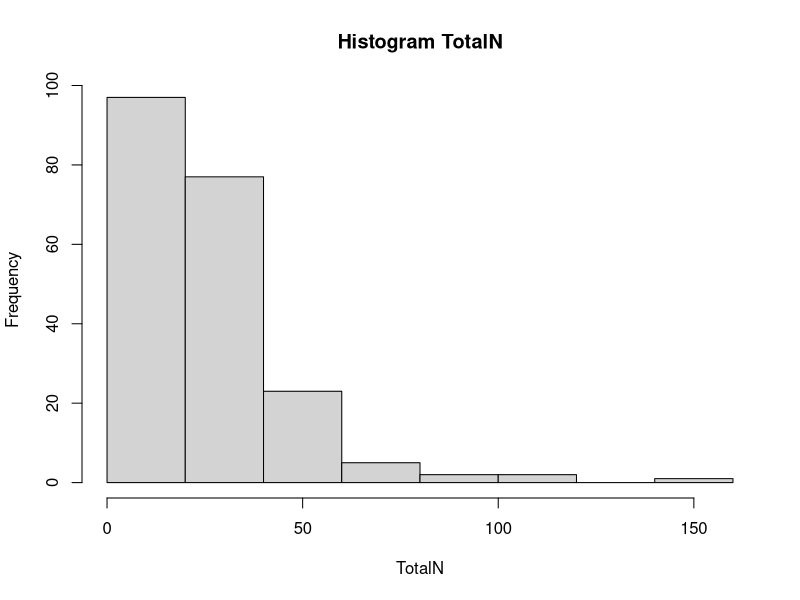
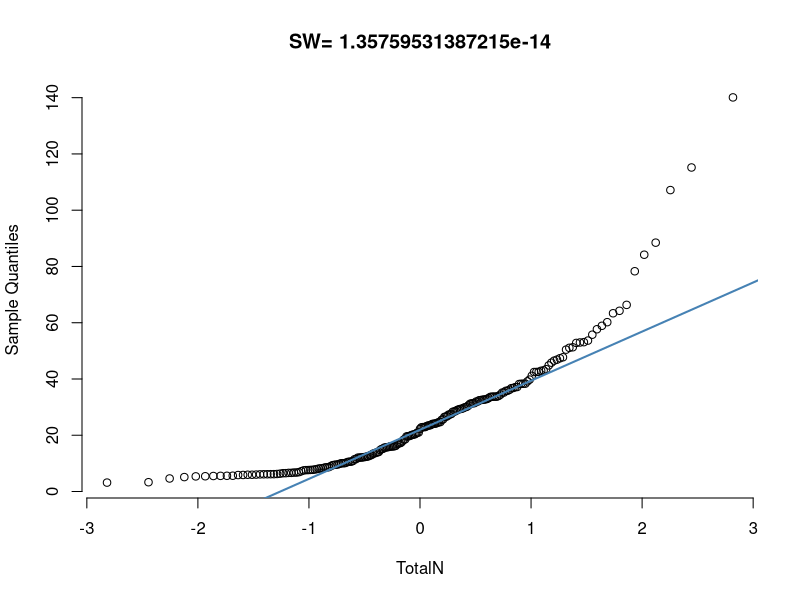
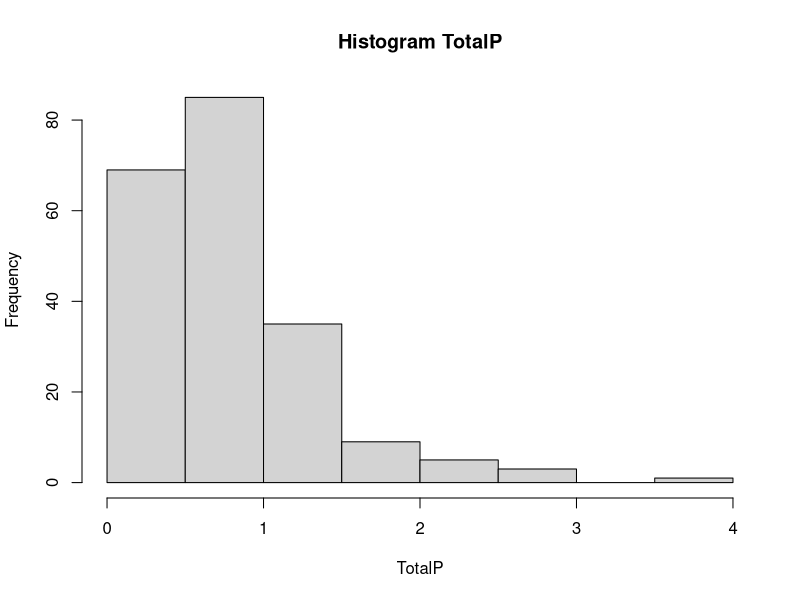
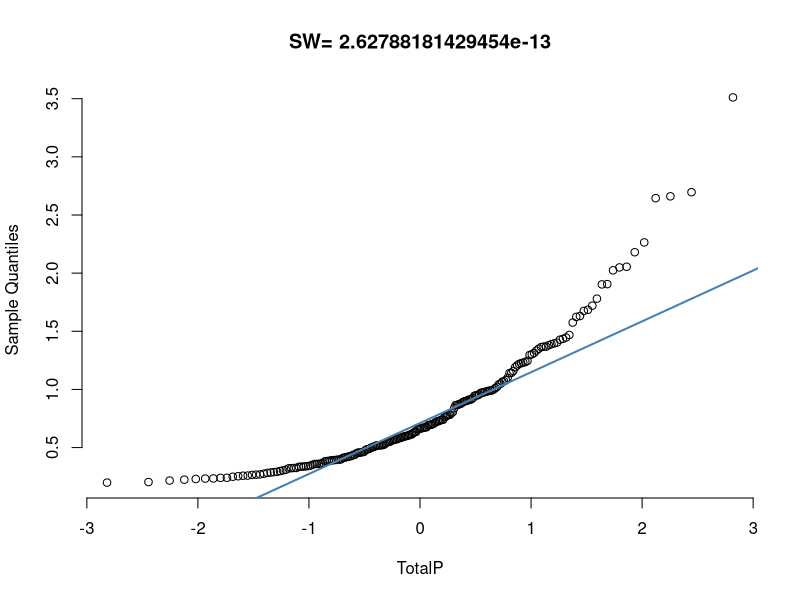
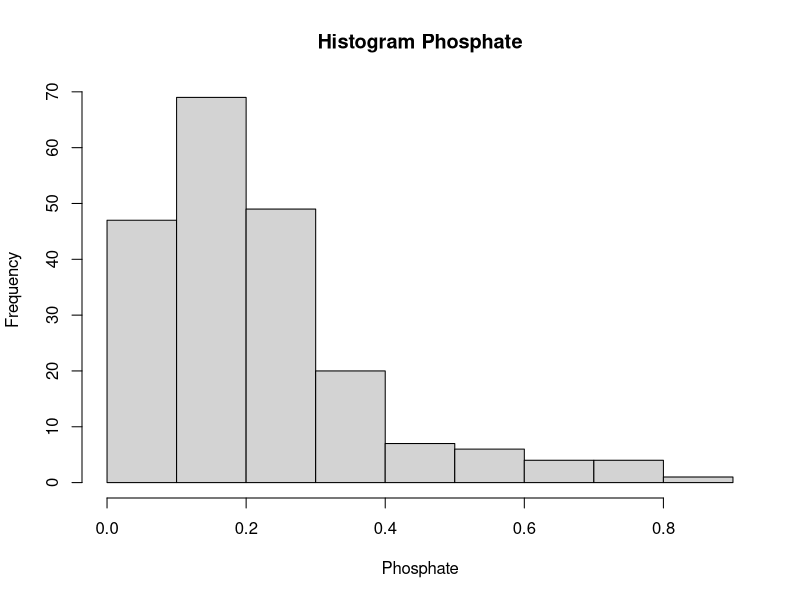
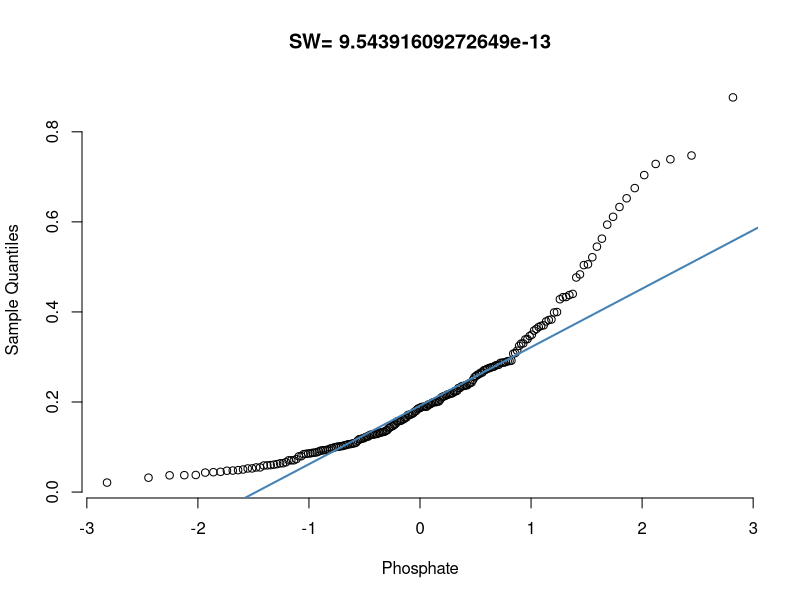
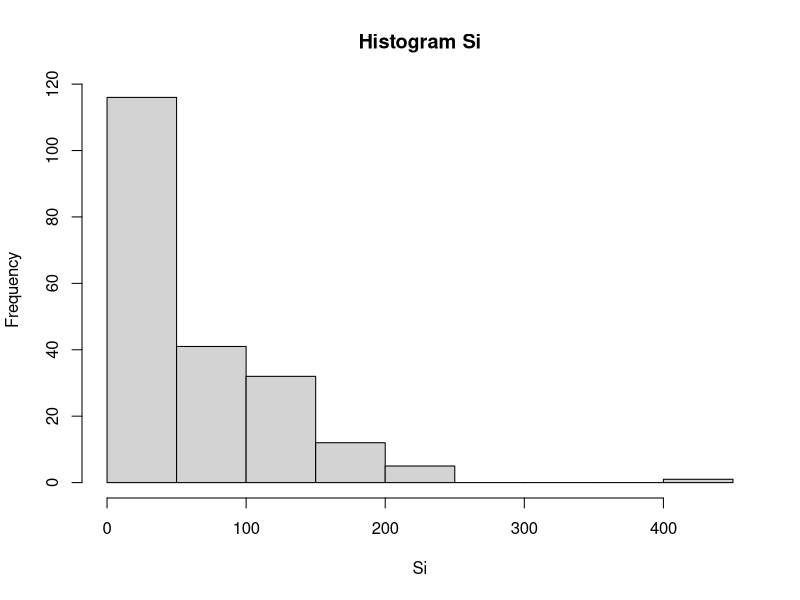
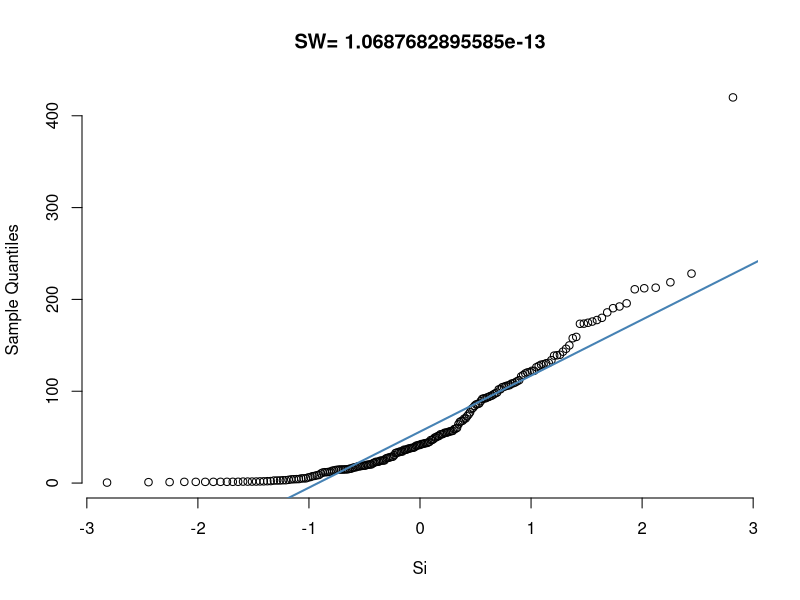

These figures' R source, in order: (Note: this script raises an error after producing the figures.)
## ---- chunk 1
knitr::opts_chunk$set(echo = TRUE)
## ---- chunk 2
rm(list=ls()) # clear environment
## ---- chunk 3
rm(list=ls()) # clear workspace
data = read.csv("AlaWai_DiscreteBottle.csv") # first drag/drop in repo on github website
data = subset(data, !is.na(data$vvhA)) # keep only rows with observations for vvhA
data$vvhA = as.numeric(data$vvhA) # change the class type to numeric
## ---- chunk 4
# Histograms of all numerical data
for (i in 16:ncol(data)){ # for each column, make two plots
  hist(data[,i], xlab=colnames(data)[i], main = paste("Histogram", colnames(data)[i])) 
  qqnorm(data[,i], xlab=colnames(data)[i], main = paste("SW=", shapiro.test(data[,i])$p.value), pch = 1, frame = FALSE) # qq-plot with SW p-value
  qqline(data[,i], col = "steelblue", lwd = 2) # perfectly normal line
}
## ---- chunk 5
# Histograms of all numerical data
for (i in 16:ncol(data)){ # for each column, make two plots
  hist(log10(data[,i]+1), xlab=colnames(data)[i], main = paste("Log10 +1 Histogram", colnames(data)[i])) 
  qqnorm(log10(data[,i]+1), xlab=colnames(data)[i], main = paste("SW=", shapiro.test(log10(data[,i]+1))$p.value), pch = 1, frame = FALSE) # qq-plot with SW p-value
  qqline(log10(data[,i]+1), col = "steelblue", lwd = 2) # perfectly normal line
}
## ---- chunk 6
# Histograms of all numerical data
for (i in 16:ncol(data)){ # for each column, make two plots
  hist(data[,i]^(1/3), xlab=colnames(data)[i], main = paste("Cubrt Histogram", colnames(data)[i])) 
  qqnorm(data[,i]^(1/3), xlab=colnames(data)[i], main = paste("SW=", shapiro.test(data[,i]^(1/3))$p.value), pch = 1, frame = FALSE) # qq-plot with SW p-value
  qqline(data[,i]^(1/3), col = "steelblue", lwd = 2) # perfectly normal line
}
## ---- chunk 7
# Define a set of transformations to test
n = data$vvhA # nothing
log = log10(data$vvhA + 1) # add 1 otherwise undefined
ln = log(data$vvhA + 1)
sqrt = sqrt(data$vvhA) # reduce powers since right skewed
cbrt = (data$vvhA)^(1/3)
fort = (data$vvhA)^(1/4)
ffrt = (data$vvhA)^(1/5)
sxrt = (data$vvhA)^(1/6)
  
# Combine the output in a data frame
tran = data.frame(n, log, ln, sqrt, cbrt, fort, ffrt, sxrt)

# Visually inspect each transformation with a histogram and quantile-quantile plot
# Plot Shapiro-Wilk test result in qq-plot title

par(mfrow=c(4,ncol(tran)/2)) # combine the following plots into one grid
for (i in 1:ncol(tran)){ # for each column, make two plots
  hist(tran[,i], xlab=colnames(tran)[i], main = paste("Histogram", colnames(tran)[i], "(vvhA)")) # histogram
  qqnorm(tran[,i], xlab=colnames(tran)[i], main = paste("SW=", shapiro.test(tran[,i])$p.value), pch = 1, frame = FALSE) # qq-plot with SW p-value
  qqline(tran[,i], col = "steelblue", lwd = 2) # perfectly normal line
}

# None of these look great but 1/4 is the closest
# Let's see what the optimum would be to maximize the SW p-value

shapiro.pvalue <- function(a, x){ # define the function to be optimized
  shapiro.test(x^a)$p.value 
}
optimize(shapiro.pvalue, lower=0.01, upper=1, x=data$vvhA, maximum=TRUE) 

# In conclusion, the optimal power function would be 0.2280655 which gives a SW p-value of 0.004184215 so technically we're still not in the clear.

## ---- chunk 8
# Define a set of transformations to test
n = data$RAWvvhA # nothing
log = log10(data$RAWvvhA + 1) # add 1 otherwise undefined
ln = log(data$RAWvvhA + 1)
sqrt = sqrt(data$RAWvvhA) # reduce powers since right skewed
cbrt = (data$RAWvvhA)^(1/3)
fort = (data$RAWvvhA)^(1/4)
ffrt = (data$RAWvvhA)^(1/5)
sxrt = (data$RAWvvhA)^(1/6)
  
# Combine the output in a data frame
tran = data.frame(n, log, ln, sqrt, cbrt, fort, ffrt, sxrt)

# Visually inspect each transformation with a histogram and quantile-quantile plot
# Plot Shapiro-Wilk test result in qq-plot title

par(mfrow=c(4,ncol(tran)/2)) # combine the following plots into one grid
for (i in 1:ncol(tran)){ # for each column, make two plots
  hist(tran[,i], xlab=colnames(tran)[i], main = paste("Histogram", colnames(tran)[i], "(RAWvvhA)")) # histogram
  qqnorm(tran[,i], xlab=colnames(tran)[i], main = paste("SW=", shapiro.test(tran[,i])$p.value), pch = 1, frame = FALSE) # qq-plot with SW p-value
  qqline(tran[,i], col = "steelblue", lwd = 2) # perfectly normal line
}

# None of these look great but 1/4 is the closest
# Let's see what the optimum would be to maximize the SW p-value

shapiro.pvalue <- function(a, x){ # define the function to be optimized
  shapiro.test(x^a)$p.value 
}
optimize(shapiro.pvalue, lower=0.01, upper=1, x=data$vvhA, maximum=TRUE) 

# Sticking with fourth root, which values are outliers
data$tran.RAWvvhA = data$RAWvvhA^(1/4)
outlier <- data[ which(data$tran.RAWvvhA > (mean(data$tran.RAWvvhA, na.rm = TRUE) + (2*sd(data$tran.RAWvvhA, na.rm = TRUE)))),]
mean(data$tran.RAWvvhA)
## ---- chunk 9
# IHS is used by economists when there is a jump to people with zero income
# https://stats.stackexchange.com/questions/78929/how-can-i-estimate-theta-for-the-inverse-hyperbolic-sine-transformation
# https://stats.stackexchange.com/questions/78929/how-can-i-estimate-theta-for-the-inverse-hyperbolic-sine-transformation

ihs <- function(x, theta) { # define the ISH function
  #log(theta*x + sqrt((theta^2)*(x^2) + 1))/theta # this should be equivalent to the following
  (1/theta)*asinh(theta*x)
}

shapiro.pvalue <- function(theta, x){ # define the function to be optimized
  x <- ihs(x, theta)
  shapiro.test(x)$p.value # can separate
}

optimize(shapiro.pvalue, lower=0.001, upper=50, x=data$vvhA, maximum=TRUE) 

# In conclusion, the optimal theta value would be 2.435218 which gives a SW p-value of 1.269239e-05 so this is worse than power transform.

## ---- chunk 10
# The Box Cox transformation works on the residuals of a linear model. It can improve normality and homoscedasticity (equal variance among different groups).
# https://www.r-bloggers.com/how-to-detect-heteroscedasticity-and-rectify-it/
# https://rpubs.com/bskc/288328



## ---- chunk 11
# Define a set of transformations to test
n = data$Salinity # nothing
log = log10(100 - data$Salinity) # add 1 otherwise undefined
ln = log(100 - data$Salinity)
sq = data$Salinity^2 # reduce powers since right skewed
cb = data$Salinity^3
fo = data$Salinity^4
ff = data$Salinity^5
scale_fo = (data$Salinity^4)/10000
  
# Combine the output in a data frame
tran = data.frame(n, log, ln, sq, cb, fo, scale_fo, ff)

# Visually inspect each transformation with a histogram and quantile-quantile plot
# Plot Shapiro-Wilk test result in qq-plot title

par(mfrow=c(4,ncol(tran)/2)) # combine the following plots into one grid
for (i in 1:ncol(tran)){ # for each column, make two plots
  hist(tran[,i], xlab=colnames(tran)[i], main = paste("Histogram", colnames(tran)[i], "(Salinity)")) # histogram
  qqnorm(tran[,i], xlab=colnames(tran)[i], main = paste("SW=", shapiro.test(tran[,i])$p.value), pch = 1, frame = FALSE) # qq-plot with SW p-value
  qqline(tran[,i], col = "steelblue", lwd = 2) # perfectly normal line
}
